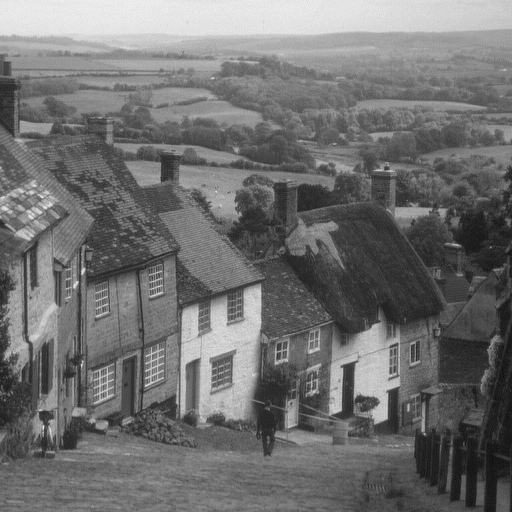
#> input picture image folder/goldhill.bmp, 512 x 512 px, found by its file name; the run also reads 2 pictures not shown here
$ jupyter execute --allow-errors 'DIY 5 @ Image Processing by SP.ipynb'
#> lines starting #> are read from the running program, lines starting #| are printed output that depends on the picture; after the words box and inside, x2 and y2 are one past the last pixel; in counts of white or black regions, pixels touching at a corner belong together
<h1>Histogram and Intensity Transformations</h1>

<h2>Objectives</h2>

[cell 1]
from google.colab import drive
drive.mount('/content/drive')

Pixel Transforms are operations you perform one pixel at a time. In this lab, you will start by creating histograms. Histograms display the intensity of the image and can be used to optimize image characteristics. You will then apply Intensity Transformations, making objects easier to see by improving image contrast and brightness. In the last portion of the lab, you will use thresholding to segment objects from images.

<ul>
    <li><a href='#PT'>Pixel Transforms  </a>
        <ul>
            <li>Histograms </li>
            <li>Intensity Transformations</li>
            <li>Thresholding and Simple Segmentation </li>
</ul>

[cell 2]
import matplotlib.pyplot as plt
import cv2
import numpy as np

First, lets define a helper function to plot two images side-by-side

[cell 3]
def plot_image(image_1, image_2,title_1="Orignal", title_2="New Image"):
    plt.figure(figsize=(10,10))
    plt.subplot(1, 2, 1)
    plt.imshow(image_1,cmap="gray")
    plt.title(title_1)
    plt.subplot(1, 2, 2)
    plt.imshow(image_2,cmap="gray")
    plt.title(title_2)
    plt.show()

Lets define another helper function. The following one will plot two histograms side-by-side

[cell 4]
def plot_hist(old_image, new_image, normalized=False, title_old="Orignal", title_new="New Image"):
    intensity_values=np.array([x for x in range(256)])

    plt.subplot(1, 2, 1)
    hist1 = cv2.calcHist([old_image], [0], None, [256], [0,256])[:,0] / old_image.size if normalized else cv2.calcHist([old_image], [0], None, [256], [0,256])[:,0]
    plt.bar(intensity_values, hist1, width = 5)
    plt.title(title_old)
    plt.xlabel('intensity')

    plt.subplot(1, 2, 2)
    hist2 = cv2.calcHist([new_image], [0], None, [256], [0,256])[:,0] / new_image.size if normalized else cv2.calcHist([new_image], [0], None, [256], [0,256])[:,0]
    plt.bar(intensity_values, hist2, width = 5)
    plt.title(title_new)
    plt.xlabel('intensity')
    plt.show()

# Histograms

A histogram counts the number of occurrences of the intensity values of pixels, and it's a useful tool for understanding and manipulating images. We use <code>cv.calcHist()</code> to generate the histogram. Here are the parameter values:
<p>
    <code>cv2.calcHist(CV array:<b>[image]</b> this is the image channel:<b>[0]</b>,for this course it will always be <b>[None]</b>,the number of bins:<b>[L]</b>,the range of index of bins:<b>[0,L-1]</b>) </code>
</p>
For real images, <code>L</code> is <code>256</code>.

## Toy Example

Consider the toy array with intensity values ranging from 0 to 2. We can create a histogram. Its first element is the number of zeros in the image (in this case, 1); its second element is the number of ones in the image (in this case, 5), and so on.

[cell 5]
toy_image = np.array([[0,2,2],[1,1,1],[1,1,2]],dtype=np.uint8)
plt.imshow(toy_image, cmap="gray")
plt.show()
print("toy_image:",toy_image)

We can use the <code>caclHist</code> function, in this case, we use only three bins as there are only three values, and the index of the bins are from 1 to 3.

[cell 6]
plt.bar([x for x in range(6)],[1,5,2,0,0,0])
plt.show()

[cell 7]
plt.bar([x for x in range(6)],[0,1,0,5,0,2])
plt.show()

The histogram is a function $h[r]$  where   $r \in {0,1,2} $. In the above example  $h[0]=1$,$h[1]=5$ and $h[2]=3$

## Gray Scale Histograms

Histograms are used in grayscale images.  Grayscale images are used in many applications, including medical and industrial. Color images are split into luminance and chrominance. The luminance is the grayscale portion and is usually processed in many applications. Consider the following "Gold Hill" image:

[cell 8]
goldhill = cv2.imread("/content/drive/MyDrive/#2-M.Sc Computer Science [SXC]/1st Year/Books and notes/Sem 4/Image Processing/SP+AN/image folder/goldhill.bmp",cv2.IMREAD_GRAYSCALE)
#> goldhill is the input picture: shape (512, 512); min 20, max 236, mean 112.2
plt.figure(figsize=(10,10))
plt.imshow(goldhill,cmap="gray")
plt.show()

We can calculate the histogram using the `calcHist` function from the `cv2` module as follows, the shape is 256.

> `[:, 0]` is added after the `calcHist()` method to convert the output 2D array to 1D array which can be used to plot the histogram.

[cell 9]
cv2.calcHist([goldhill],[0], None, [256], [0,256])[:,0]
#> Out = 256 values, max 20039 at index 116, min 0 at index 0, mean 1024

[cell 10]
hist = cv2.calcHist([goldhill],[0], None, [256], [0,256])
#> hist has the same summary as Out

We can plot it as a bar graph, the $x$-axis are the pixel intensities and the $y$-axis is the number of times of occurrences that the corresponding pixel intensity value on $x$-axis occurred.

[cell 11]
intensity_values = np.array([x for x in range(hist.shape[0])])
plt.bar(intensity_values, hist[:, 0], width = 5)
plt.title("Bar histogram")
plt.show()
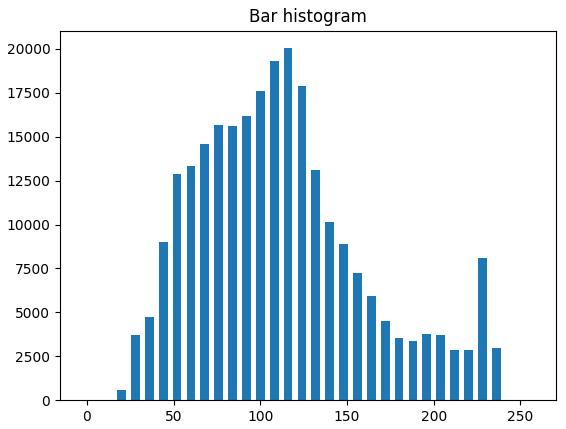
#> figure drawn by matplotlib, 1 panel; tallest bar 20039 high, from x = 113.5 to 118.5

The histogram is a function where $h[r]$  where   $r \in {0,1,..,255} $.

We can convert it to a probability mass function by normalizing it by the number of pixels:

[cell 12]
PMF = hist / (goldhill.shape[0] * goldhill.shape[1])
#> PMF = 256 values, max 0.0764 at index 116, min 0 at index 0, mean 0.00391

We can plot as a continuous function:

[cell 13]
plt.plot(intensity_values,hist)
plt.title("histogram")
plt.show()

We can also apply a histogram to each image color channel:

[cell 14]
baboon = cv2.imread("/content/drive/MyDrive/#2-M.Sc Computer Science [SXC]/1st Year/Books and notes/Sem 4/Image Processing/SP+AN/image folder/baboon.png")
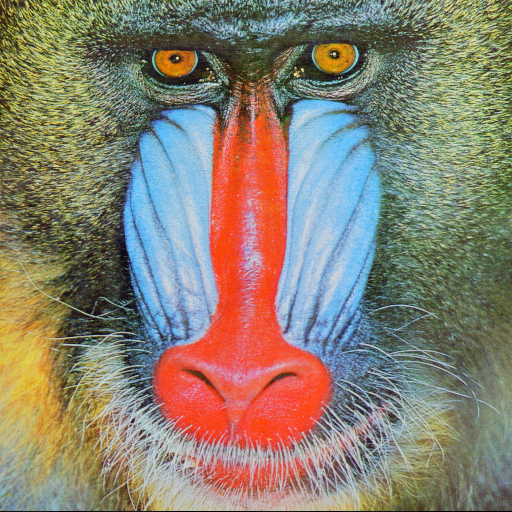
#> input picture image folder/baboon.png, 512 x 512 px, found by its file name
#> baboon is the input picture: shape (512, 512, 3); mean B, G, R 113.1, 128.9, 137.4
plt.imshow(cv2.cvtColor(baboon,cv2.COLOR_BGR2RGB))
plt.show()

In the loop, the value for <code>i</code> specifies what color channel <code>calcHist</code> is going to calculate the histogram for.

[cell 15]
color = ('blue','green','red')
for i,col in enumerate(color):
    histr = cv2.calcHist([baboon],[i],None,[256],[0,256])
    plt.plot(intensity_values,histr,color = col,label=col+" channel")

    plt.xlim([0,256])

plt.legend()
plt.title("Histogram Channels")
plt.show()

#  Intensity Transformations

It's helpful to think of an image as a function $f(x,y)$ instead of an array at this point, where `x` is the row index and `y` is the column index. You can apply a transformation $T$ to the image and get a new image:
$$
g(x,y)=T(f(x,y))
$$

An Intensity Transformation depends on only one single point $(x,y)$. For example, you can apply a linear transform $g(x,y) = 2f(x,y) + 1$; this will multiply each image pixel by two and add one.

As the Intensity transforms only depend on one value; as a result, it is sometimes referred to as a gray-level mapping. The variable if $r$ is the gray level intensity, similar to the histogram values. The new output s is given by:

$$
s=T(r)
$$

## Image Negatives

Consider an image with $L$ intensity values ranging from $[0,L-1]$.  We can reverse the intensity levels by applying the following:
$$
g(x,y)=L-1-f(x,y)
$$

Using the intensity transformation function notation
$$
s = L - 1 - r
$$

This is called the image negative. For $L= 256$ the formulas simplifys to:
$$
g(x,y)=255-f(x,y) \qquad \mbox{and} \qquad s=255-r
$$

We can perform intensity transformation on the toy image where $L = 3$:

[cell 16]
neg_toy_image = -1 * toy_image + 255

print("toy image\n", neg_toy_image)
print("image negatives\n", neg_toy_image)

We see darker intensity’s become brighter and brighter become darker, middle intensity’s remain the same.

[cell 17]
plt.figure(figsize=(10,10))
plt.subplot(1, 2, 1)
plt.imshow(toy_image,cmap="gray")
plt.subplot(1, 2, 2)
plt.imshow(neg_toy_image,cmap="gray")
plt.show()
print("toy_image:",toy_image)

Reversing image intensity has many applications, including making it simpler to analyze medical images. Consider the mammogram with micro-calcifications on the upper quadrant:

[cell 18]
image = cv2.imread("/content/drive/MyDrive/#2-M.Sc Computer Science [SXC]/1st Year/Books and notes/Sem 4/Image Processing/SP+AN/image folder/mammogram.png", cv2.IMREAD_GRAYSCALE)
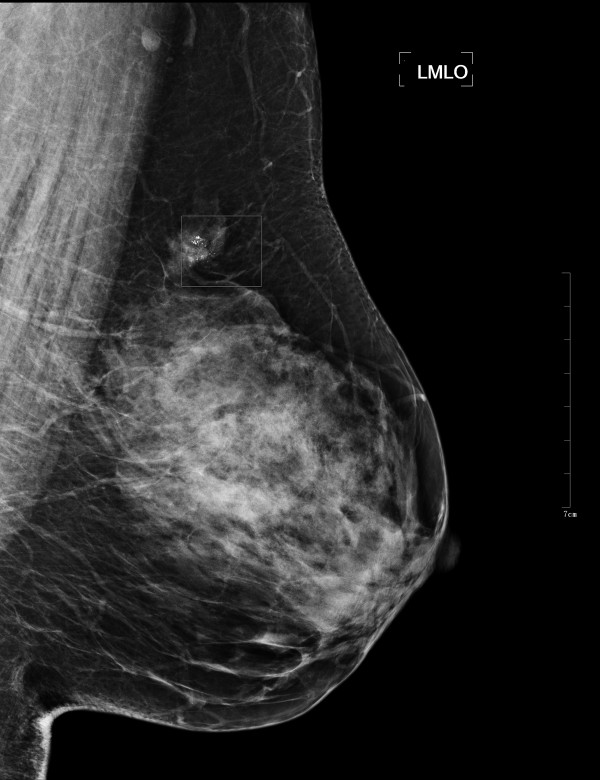
#> input picture image folder/mammogram.png, 600 x 780 px, found by its file name
#> image is the input picture: shape (780, 600); min 0, max 255, mean 42.2
cv2.rectangle(image, pt1=(160, 212), pt2=(250, 289), color = (255), thickness=2)
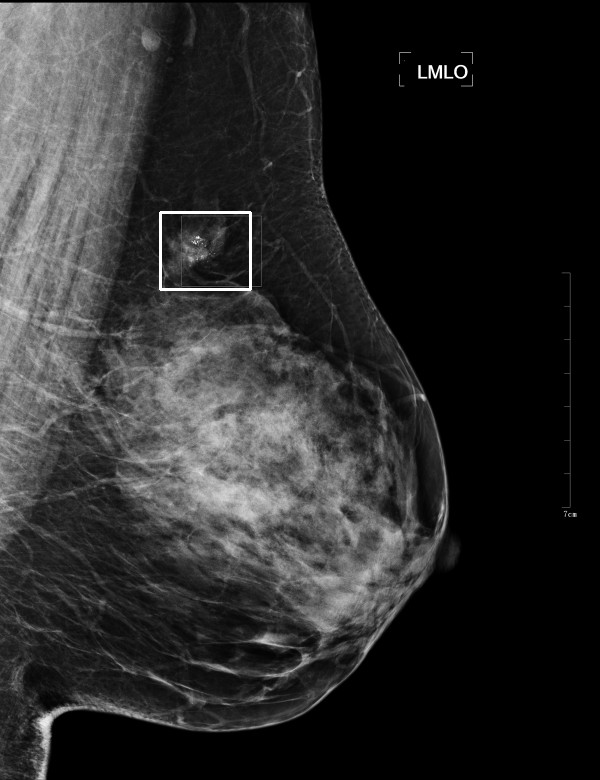
#> image: shape (780, 600); 0.21% of pixels changed, all inside (x1, y1, x2, y2) = (159, 211, 252, 291)

plt.figure(figsize = (10,10))
plt.imshow(image, cmap="gray")
plt.show()

We can apply the intensity transformation:

[cell 19]
img_neg = 255 - image
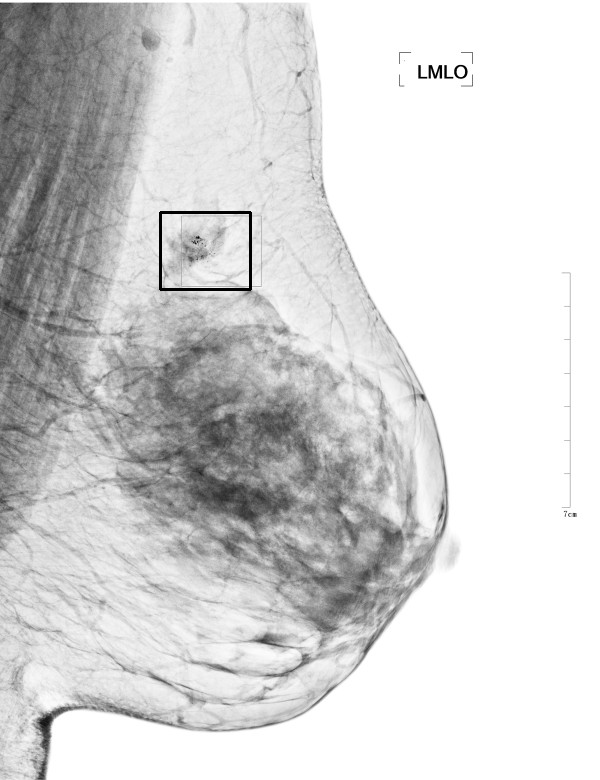
#> img_neg: shape (780, 600); min 0, max 255, mean 212.3

We see the micro-calcifications in the image negatives is easier it is to analyze:

[cell 20]
plt.figure(figsize=(10,10))
plt.imshow(img_neg, cmap = "gray")
plt.show()

## Brightness and contrast adjustments

We can use multiplication by $\alpha$ for contrast control and addition by $\beta$ to improve brightness control. This applies the Intensity Transformation as well. The image is $f(x,y)$ and the transformed image is $g(x,y)$, where $g(x,y) = \alpha f(x,y) + \beta$.

 Rather than implementing via array operations, we use the function  <code>convertScaleAbs</code>. It scales, calculates absolute values, and converts the result to 8-bit so the values fall between $[0,255]$. For brightness control, we can set $\alpha$ to 1 and $\beta$ to 100: Remember the Good Hill image, it’s dark and hazy so let's see if we can improve it.

[cell 21]
alpha = 1 # Simple contrast control
beta = 100   # Simple brightness control
new_image = cv2.convertScaleAbs(goldhill, alpha=alpha, beta=beta)

We can plot the brighter image, it's much brighter :

[cell 22]
plot_image(goldhill, new_image, title_1 = "Orignal", title_2 = "brightness control")

We see the brighter image's histogram is shifted:

[cell 23]
plt.figure(figsize=(10,5))
plot_hist(goldhill, new_image, "Orignal", "brightness control")
#> in plot_hist, `hist1 = cv2.calcHist([old_image], [0], None, [256], [0,256])[:,0] / ol..`: hist1 has the same summary as PMF outside plot_hist
#> in plot_hist, `hist2 = cv2.calcHist([new_image], [0], None, [256], [0,256])[:,0] / ne..`: hist2 = 256 values, max 0.187 at index 255, min 0 at index 0, mean 0.00391

We can increase the contrast by increasing $\alpha$:

[cell 24]
plt.figure(figsize=(10,5))
alpha = 2# Simple contrast control
beta = 0 # Simple brightness control   # Simple brightness control
new_image = cv2.convertScaleAbs(goldhill, alpha=alpha, beta=beta)
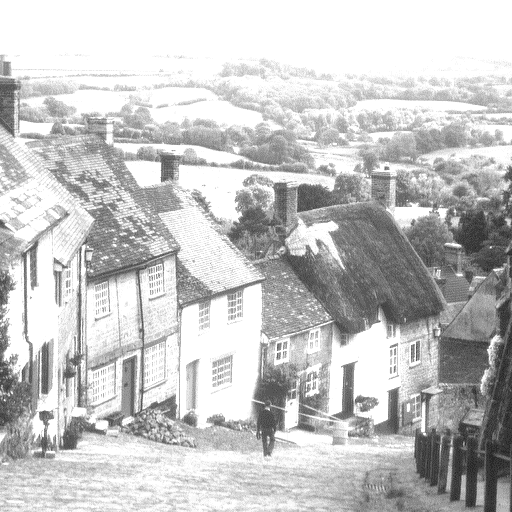
#> new_image: shape (512, 512); min 40, max 255, mean 197.2

We can plot the image and its corresponding histogram:

[cell 25]
plot_image(goldhill,new_image,"Orignal","contrast control")

[cell 26]
plt.figure(figsize=(10,5))
plot_hist(goldhill, new_image,"Orignal","contrast control")

When plotting the image we see it's too bright. We can adapt the brightness by making the image darker and increasing the contrast at the same time.

[cell 27]
plt.figure(figsize=(10,5))
alpha = 3 # Simple contrast control
beta = -200  # Simple brightness control
new_image = cv2.convertScaleAbs(goldhill, alpha=alpha, beta=beta)
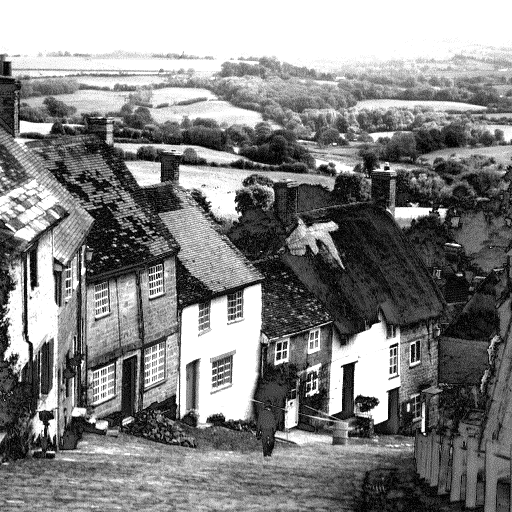
#> new_image: shape (512, 512); min 4, max 255, mean 131.8

[cell 28]
plot_image(goldhill, new_image, "Orignal", "brightness & contrast control")

[cell 29]
plt.figure(figsize=(10,5))
plot_hist(goldhill, new_image, "Orignal", "brightness & contrast control")

There are other nonlinear methods to improve contrast and brightness, these methods have different sets of parameters. In general, it’s difficult to manually adjust the contrast and brightness parameter, but there are algorithms that improve contrast automatically.

## Histogram Equalization

Histogram Equalization increases the contrast of images, by stretching out the range of the grayscale pixels; It does this by flatting  the histogram. We simply apply the function <code>cv2.equalizeHist</code>.

[cell 30]
zelda = cv2.imread("/content/drive/MyDrive/#2-M.Sc Computer Science [SXC]/1st Year/Books and notes/Sem 4/Image Processing/SP+AN/image folder/zelda.png",cv2.IMREAD_GRAYSCALE)
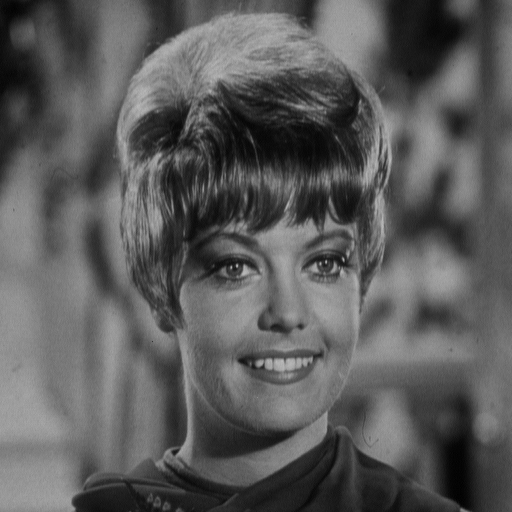
#> input picture image folder/zelda.png, 512 x 512 px, found by its file name
#> zelda is the input picture: shape (512, 512); min 0, max 187, mean 91.2
new_image = cv2.equalizeHist(zelda)
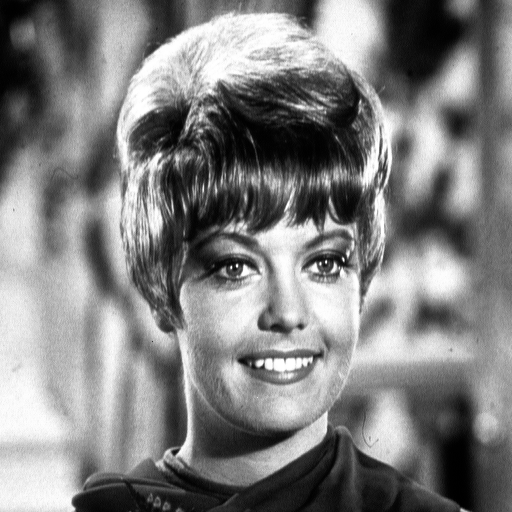
#> new_image: shape (512, 512); min 0, max 255, mean 128.4

We can compare the image before and after Histogram Equalization, we see the contrast is improved. We see after the Histogram Equalization is applied, the histogram is stretched out:

[cell 31]
plot_image(zelda,new_image,"Orignal","Histogram Equalization")

[cell 32]
plt.figure(figsize=(10,5))
plot_hist(zelda, new_image,"Orignal","Histogram Equalization")

## Thresholding and Simple Segmentation

Thresholding is used in image segmentation this means extracting objects from an image. Image segmentation is used in many applications including extracting text, medical imaging, and industrial imaging.
Thresholding an image takes a threshold; If a particular pixel (i,j) is greater than that threshold it will set that pixel to some value usually 1 or 255, otherwise, it will set it to another value, usually zero. We can write a Python function that will perform thresholding and output a new image given some input grayscale image:

[cell 33]
def thresholding(input_img,threshold,max_value=255, min_value=0):
#> called with input_img = array of shape (3, 3), threshold = 1, max_value = 2, min_value = 0
    N,M=input_img.shape
    image_out=np.zeros((N,M),dtype=np.uint8)

    for i  in range(N):
        for j in range(M):
            if input_img[i,j]> threshold:
                image_out[i,j]=max_value
            else:
                image_out[i,j]=min_value

    return image_out

Consider the following toy image:

[cell 34]
toy_image

We can apply thresholding, by setting all the values less than two to zero.

[cell 35]
threshold = 1
max_value = 2
min_value = 0
thresholding_toy = thresholding(toy_image, threshold=threshold, max_value=max_value, min_value=min_value)
thresholding_toy

We can compare the two images. In the new image we see all the gray values are now black:

[cell 36]
plt.figure(figsize=(10, 10))
plt.subplot(1, 2, 1)
plt.imshow(toy_image, cmap="gray")
plt.title("Original Image")
plt.subplot(1, 2, 2)
plt.imshow(thresholding_toy, cmap="gray")
plt.title("Image After Thresholding")
plt.show()
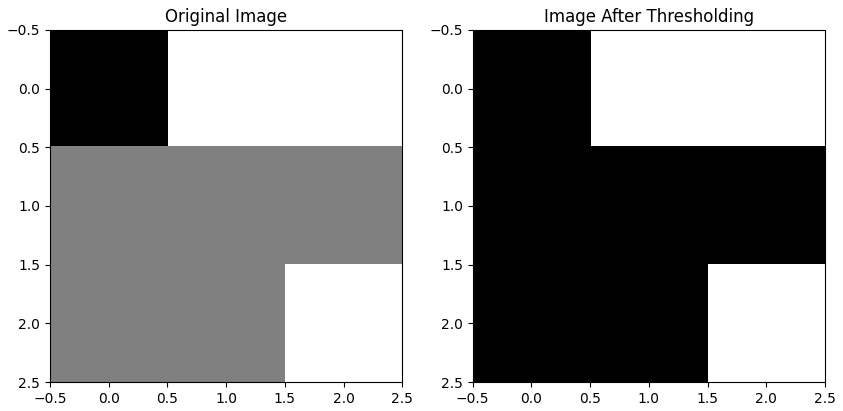
#> figure drawn by matplotlib, 2 panels

Consider the cameraman image:

[cell 37]
image = cv2.imread("/content/drive/MyDrive/#2-M.Sc Computer Science [SXC]/1st Year/Books and notes/Sem 4/Image Processing/SP+AN/image folder/cameraman.png", cv2.IMREAD_GRAYSCALE)
#> (the rest of the program and of its run is left out)
